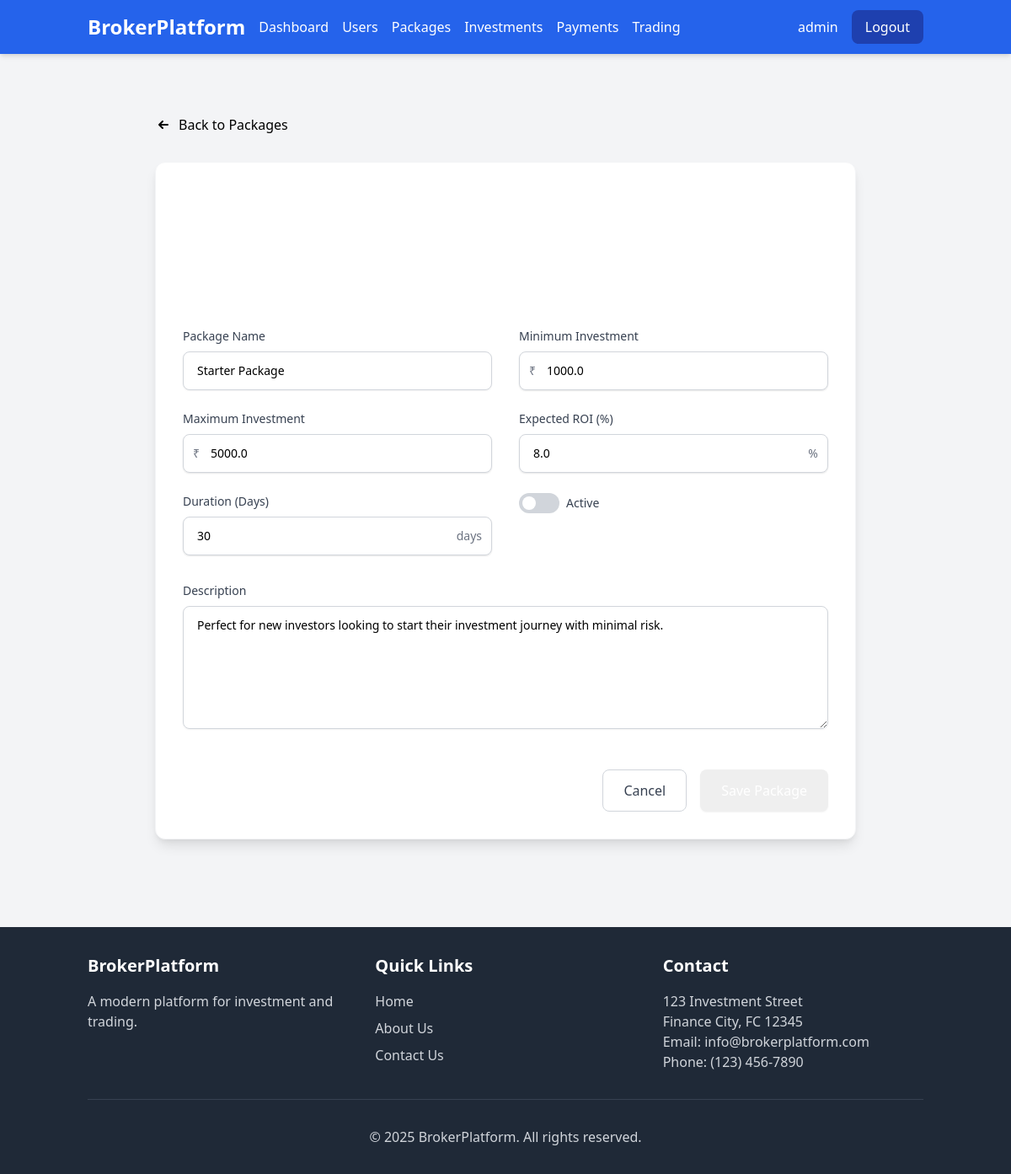
The page /admin/packages/edit/1 (signed in) on the database its author committed.
### app/models.py (models this page shows, shortened)
class User(UserMixin, db.Model):
    id = db.Column(db.Integer, primary_key=True)
    username = db.Column(db.String(64), index=True, unique=True)
    email = db.Column(db.String(120), index=True, unique=True)
    password_hash = db.Column(db.String(128))
    first_name = db.Column(db.String(64))
    last_name = db.Column(db.String(64))
    phone = db.Column(db.String(20))
    is_admin = db.Column(db.Boolean, default=False)
    created_at = db.Column(db.DateTime, default=datetime.utcnow)
    bank_details = db.relationship('BankDetails', backref='user', uselist=False)
    referred_by = db.Column(db.Integer, db.ForeignKey('user.id'), nullable=True)
    referrals = db.Column(db.Integer, default=0)
    wallet = db.relationship('Wallet', backref='user', uselist=False)
    investments = db.relationship('Investment', backref='user', lazy='dynamic')
    transactions = db.relationship('Transaction', backref='user', lazy='dynamic')

class Package(db.Model):
    id = db.Column(db.Integer, primary_key=True)
    name = db.Column(db.String(64))
    description = db.Column(db.Text)
    min_investment = db.Column(db.Float)
    max_investment = db.Column(db.Float, nullable=True)
    expected_roi = db.Column(db.Float)  # Percentage
    duration = db.Column(db.Integer)  # In days
    is_active = db.Column(db.Boolean, default=True)
    created_at = db.Column(db.DateTime, default=datetime.utcnow)
    investments = db.relationship('Investment', backref='package', lazy='dynamic')

### app/routes/admin.py (the view, shortened to what this page needs)
@admin_bp.route('/packages/edit/<int:package_id>', methods=['GET', 'POST'])
@login_required
@admin_required
def edit_package(package_id):
    package = Package.query.get_or_404(package_id)
    form = PackageForm(obj=package)
    return render_template('admin/edit_package.html',
                          title='Edit Package',
                          form=form,
                          package=package)

### app/forms.py
class PackageForm(FlaskForm):
    name = StringField('Package Name', validators=[DataRequired(), Length(max=64)])
    description = TextAreaField('Description', validators=[DataRequired()])
    min_investment = FloatField('Minimum Investment', validators=[DataRequired(), NumberRange(min=1)])
    max_investment = FloatField('Maximum Investment', validators=[NumberRange(min=1)])
    expected_roi = FloatField('Expected ROI (%)', validators=[DataRequired(), NumberRange(min=0.1)])
    duration = FloatField('Duration (Days)', validators=[DataRequired(), NumberRange(min=1)])
    is_active = BooleanField('Active')
    submit = SubmitField('Save Package')

### app/models.py (called while the page is built)
@login.user_loader
def load_user(id):
    return User.query.get(int(id))

### app/routes/admin.py (called while the page is built)
def admin_required(f):
    @wraps(f)
    def decorated_function(*args, **kwargs):
        if not current_user.is_authenticated or not current_user.is_admin:
            flash('You need admin privileges to access this page.', 'danger')
            return redirect(url_for('auth.login'))
        return f(*args, **kwargs)
    return decorated_function

### app/templates/admin/edit_package.html (shortened to what this page needs)
{% extends "base.html" %}  {% block content %}
<div class="max-w-4xl mx-auto py-8 px-4 sm:px-6 lg:px-8">
  <div class="mb-8">
    <a
      href="{{ url_for('admin.packages') }}"
      class="group flex items-center text-primary-600 hover:text-primary-800 transition-colors duration-200"
    >
      <span class="font-medium">Back to Packages</span>
    </a>
  </div>
  <div
    class="bg-white rounded-xl shadow-lg overflow-hidden border border-gray-100"
  >
    <div
      class="bg-gradient-to-r from-primary-600 to-primary-700 text-white p-8"
    >
      <h1 class="text-3xl font-bold tracking-tight">Edit Package</h1>
      <p class="mt-2 text-primary-100">{{ package.name }}</p>
    </div>
    <div class="p-8">
      <form method="POST" action="" class="space-y-8">
        <div class="grid grid-cols-1 md:grid-cols-2 gap-x-8 gap-y-6">
          <div class="space-y-2">
            <label for="name" class="block text-sm font-medium text-gray-700"
              >{{ form.name.label }}</label
            >
            {{ form.name(class="block w-full px-4 py-3 rounded-lg border
            border-gray-300 shadow-sm focus:ring-2 focus:ring-primary-500
            focus:border-primary-500 sm:text-sm transition duration-200") }}
          </div>
          <div class="space-y-2">
            <label
              for="min_investment"
              class="block text-sm font-medium text-gray-700"
              >{{ form.min_investment.label }}</label
            >
            <div class="mt-1 relative rounded-lg shadow-sm">
              <div
                class="absolute inset-y-0 left-0 pl-3 flex items-center pointer-events-none"
              >
                <span class="text-gray-500 sm:text-sm">₹</span>
              </div>
              {{ form.min_investment(class="block w-full pl-8 pr-4 py-3
              rounded-lg border border-gray-300 shadow-sm focus:ring-2
              focus:ring-primary-500 focus:border-primary-500 sm:text-sm
              transition duration-200") }}
            </div>
          </div>
          <div class="space-y-2">
            <label
              for="max_investment"
              class="block text-sm font-medium text-gray-700"
              >{{ form.max_investment.label }}</label
            >
            <div class="mt-1 relative rounded-lg shadow-sm">
              <div
                class="absolute inset-y-0 left-0 pl-3 flex items-center pointer-events-none"
              >
                <span class="text-gray-500 sm:text-sm">₹</span>
              </div>
              {{ form.max_investment(class="block w-full pl-8 pr-4 py-3
              rounded-lg border border-gray-300 shadow-sm focus:ring-2
              focus:ring-primary-500 focus:border-primary-500 sm:text-sm
              transition duration-200") }}
            </div>
          </div>
          <div class="space-y-2">
            <label
              for="expected_roi"
              class="block text-sm font-medium text-gray-700"
              >{{ form.expected_roi.label }}</label
            >
            <div class="mt-1 relative rounded-lg shadow-sm">
              <div
                class="absolute inset-y-0 right-0 pr-3 flex items-center pointer-events-none"
              >
                <span class="text-gray-500 sm:text-sm">%</span>
              </div>
              {{ form.expected_roi(class="block w-full px-4 py-3 pr-8 rounded-lg
              border border-gray-300 shadow-sm focus:ring-2
              focus:ring-primary-500 focus:border-primary-500 sm:text-sm
              transition duration-200") }}
            </div>
          </div>
          <div class="space-y-2">
            <label
              for="duration"
              class="block text-sm font-medium text-gray-700"
              >{{ form.duration.label }}</label
            >
            <div class="mt-1 relative rounded-lg shadow-sm">
              <div
                class="absolute inset-y-0 right-0 pr-3 flex items-center pointer-events-none"
              >
                <span class="text-gray-500 sm:text-sm">days</span>
              </div>
              {{ form.duration(class="block w-full px-4 py-3 pr-14 rounded-lg
              border border-gray-300 shadow-sm focus:ring-2
              focus:ring-primary-500 focus:border-primary-500 sm:text-sm
              transition duration-200") }}
            </div>
          </div>
          <div class="space-y-2">
            <div class="flex items-center">
              <div class="relative inline-block w-12 h-6 mr-2">
                <span
                  class="absolute inset-0 bg-gray-300 rounded-full transition peer-checked:bg-primary-500 peer-focus:ring-4 peer-focus:ring-primary-300"
                ></span>
                <span
                  class="absolute inset-0 w-4 h-4 m-1 bg-white rounded-full transition-all peer-checked:translate-x-6"
                ></span>
              </div>
              <label for="is_active" class="text-sm font-medium text-gray-700"
                >{{ form.is_active.label }}</label
              >
            </div>
          </div>
        </div>
        <div class="space-y-2">
          <label
            for="description"
            class="block text-sm font-medium text-gray-700"
            >{{ form.description.label }}</label
          >
          {{ form.description(class="block w-full px-4 py-3 rounded-lg border
          border-gray-300 shadow-sm focus:ring-2 focus:ring-primary-500
          focus:border-primary-500 sm:text-sm transition duration-200", rows=6)
          }}
        </div>
        <div class="flex justify-end space-x-4 pt-4">
          <a
            href="{{ url_for('admin.packages') }}"
            class="inline-flex items-center px-6 py-3 border border-gray-300 rounded-lg text-gray-700 bg-white hover:bg-gray-50 focus:outline-none focus:ring-2 focus:ring-offset-2 focus:ring-primary-500 transition duration-200"
          >
            Cancel
          </a>
          {{ form.submit(class="inline-flex items-center px-6 py-3 border
          border-transparent rounded-lg font-medium text-white bg-primary-600
          hover:bg-primary-700 focus:outline-none focus:ring-2
          focus:ring-offset-2 focus:ring-primary-500 shadow-sm transition
          duration-200") }}
        </div>
      </form>
    </div>
  </div>
</div>
{% endblock %}

### app/templates/base.html (shortened to what this page needs)
<!DOCTYPE html>
<html lang="en">
  <head>
    <link href="https://cdn.jsdelivr.net/npm/tailwindcss@2.2.19/dist/tailwind.min.css" rel="stylesheet">
    <link rel="stylesheet" href="{{ url_for('static', filename='css/styles.css') }}">
  </head>
  <body class="bg-gray-100 min-h-screen">
    <nav class="bg-blue-600 text-white shadow-md">
      <div class="container mx-auto px-4 py-3">
        <div class="flex justify-between items-center">
          <div class="flex items-center space-x-4">
            <a href="{{ url_for('main.home') }}" class="font-bold text-2xl">BrokerPlatform</a>
            {% if current_user.is_authenticated %}
              {% if current_user.is_admin %}
                <div class="hidden md:flex space-x-4">
                  <a href="{{ url_for('admin.dashboard') }}" class="hover:text-blue-200">Dashboard</a>
                  <a href="{{ url_for('admin.users') }}" class="hover:text-blue-200">Users</a>
                  <a href="{{ url_for('admin.packages') }}" class="hover:text-blue-200">Packages</a>
                  <a href="{{ url_for('admin.investments') }}" class="hover:text-blue-200">Investments</a>
                  <a href="{{ url_for('admin.payments') }}" class="hover:text-blue-200">Payments</a>
                  <a href="{{ url_for('admin.trading') }}" class="hover:text-blue-200">Trading</a>
                </div>
              {% endif %}
            {% endif %}
          </div>
          <div class="flex items-center space-x-4">
            {% if current_user.is_authenticated %}
              <span class="hidden md:inline">{{ current_user.username }}</span>
              <a href="{{ url_for('auth.logout') }}" class="bg-blue-800 hover:bg-blue-900 px-4 py-2 rounded-lg">Logout</a>
            {% else %}
              <a href="{{ url_for('auth.login') }}" class="hover:text-blue-200">Login</a>
              <a href="{{ url_for('auth.register') }}" class="bg-blue-800 hover:bg-blue-900 px-4 py-2 rounded-lg">Register</a>
            {% endif %}
          </div>
        </div>
      </div>
    </nav>
    <div class="container mx-auto px-4 py-2">
    </div>
    <main class="container mx-auto px-4 py-6">
      {% block content %}{% endblock %}
    </main>
    <footer class="bg-gray-800 text-white py-8 mt-12">
      <div class="container mx-auto px-4">
        <div class="grid grid-cols-1 md:grid-cols-3 gap-8">
          <div>
            <h3 class="text-xl font-bold mb-4">BrokerPlatform</h3>
            <p class="text-gray-300">
              A modern platform for investment and trading.
            </p>
          </div>
          <div>
            <h3 class="text-xl font-bold mb-4">Quick Links</h3>
            <ul class="space-y-2">
              <li>
                <a href="{{ url_for('main.home') }}" class="text-gray-300 hover:text-white">Home</a>
              </li>
              <li>
                <a href="{{ url_for('main.about') }}" class="text-gray-300 hover:text-white">About Us</a>
              </li>
              <li>
                <a href="{{ url_for('main.contact') }}" class="text-gray-300 hover:text-white">Contact Us</a>
              </li>
            </ul>
          </div>
          <div>
            <h3 class="text-xl font-bold mb-4">Contact</h3>
            <address class="text-gray-300 not-italic">
              <p>123 Investment Street</p>
              <p>Finance City, FC 12345</p>
              <p>Email: info@brokerplatform.com</p>
              <p>Phone: (123) 456-7890</p>
            </address>
          </div>
        </div>
        <div class="border-t border-gray-700 mt-8 pt-8 text-center text-gray-300">
          <p>&copy; 2025 BrokerPlatform. All rights reserved.</p>
        </div>
      </div>
    </footer>
  </body>
</html>

### app/static/css/styles.css (style rules this page uses)
.transition-all { @apply transition-all duration-300; }

### rows shown on the page
User: username "admin"
Package: name "Starter Package", min_investment "1000.0", max_investment "5000.0", expected_roi "8.0", duration "30", description "Perfect for new investors looking to start their investment journey with minimal risk."
